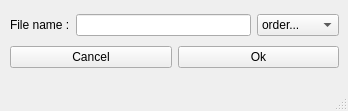
<?xml version="1.0" encoding="UTF-8"?>
<ui version="4.0">
 <class>tree</class>
 <widget class="QMainWindow" name="tree">
  <property name="geometry">
   <rect>
    <x>0</x>
    <y>0</y>
    <width>348</width>
    <height>111</height>
   </rect>
  </property>
  <property name="windowTitle">
   <string>MainWindow</string>
  </property>
  <widget class="QWidget" name="centralwidget">
   <widget class="QWidget" name="">
    <property name="geometry">
     <rect>
      <x>10</x>
      <y>10</y>
      <width>329</width>
      <height>62</height>
     </rect>
    </property>
    <layout class="QVBoxLayout" name="verticalLayout">
     <item>
      <layout class="QHBoxLayout" name="horizontalLayout">
       <item>
        <widget class="QLabel" name="lb_name">
         <property name="text">
          <string>File name :</string>
         </property>
        </widget>
       </item>
       <item>
        <widget class="QLineEdit" name="ln_name"/>
       </item>
       <item>
        <widget class="QComboBox" name="comboBox">
         <item>
          <property name="text">
           <string>order...</string>
          </property>
         </item>
         <item>
          <property name="text">
           <string>preorder</string>
          </property>
         </item>
         <item>
          <property name="text">
           <string>inorder</string>
          </property>
         </item>
         <item>
          <property name="text">
           <string>postorder</string>
          </property>
         </item>
        </widget>
       </item>
      </layout>
     </item>
     <item>
      <layout class="QHBoxLayout" name="horizontalLayout_2">
       <item>
        <widget class="QPushButton" name="cancel">
         <property name="text">
          <string>Cancel</string>
         </property>
        </widget>
       </item>
       <item>
        <widget class="QPushButton" name="ok">
         <property name="text">
          <string>Ok</string>
         </property>
        </widget>
       </item>
      </layout>
     </item>
    </layout>
   </widget>
  </widget>
  <widget class="QStatusBar" name="statusbar"/>
 </widget>
 <resources/>
 <connections/>
</ui>
